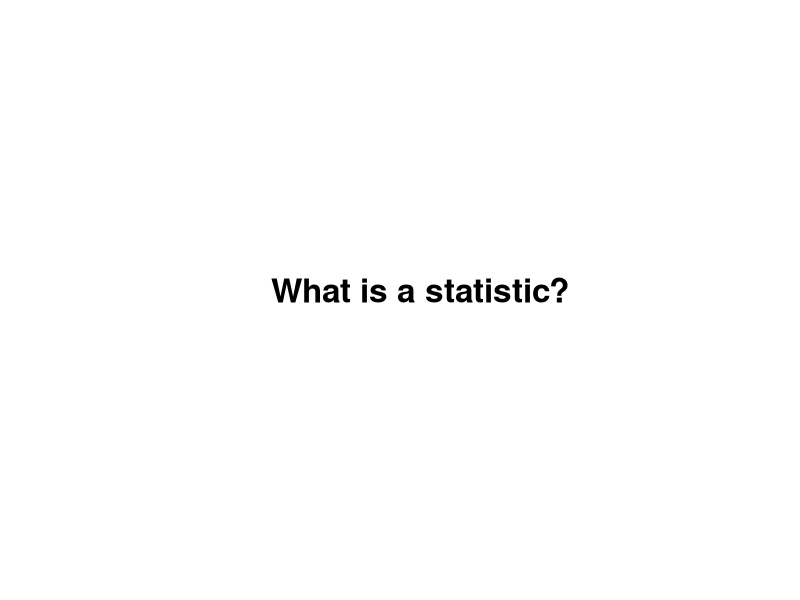
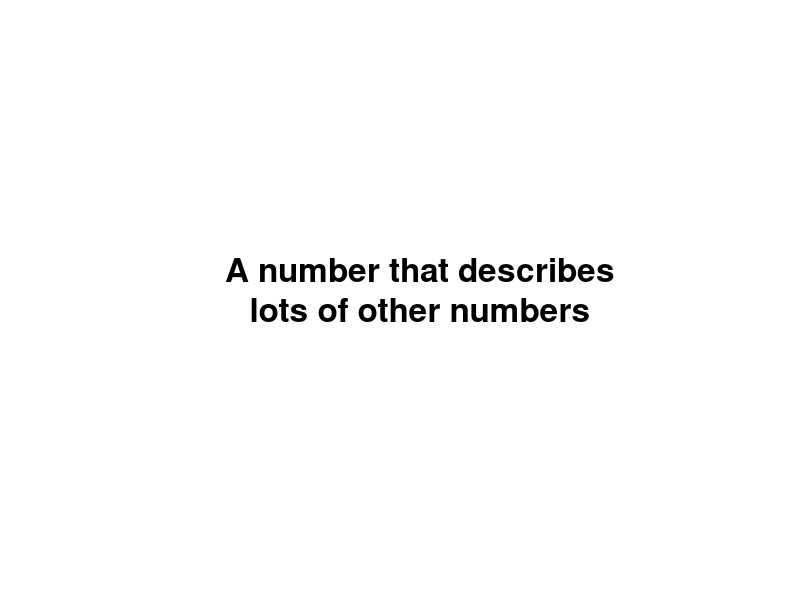
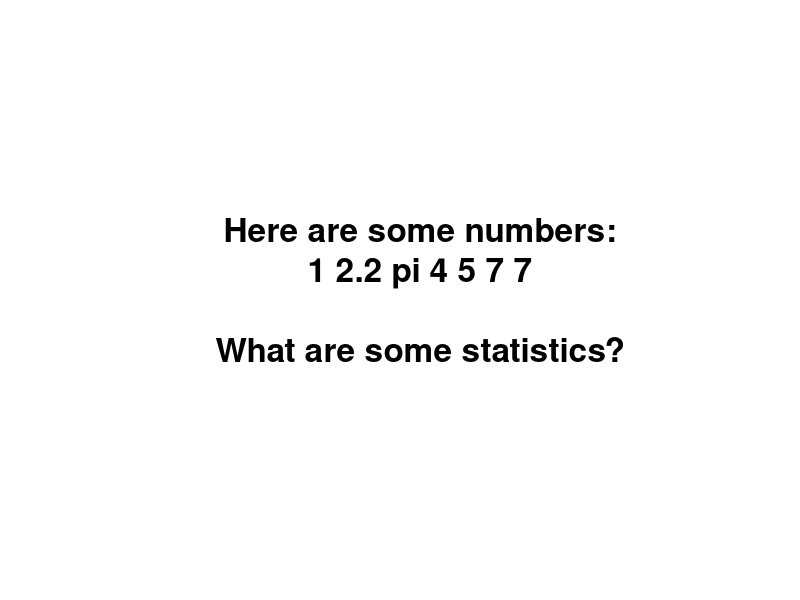
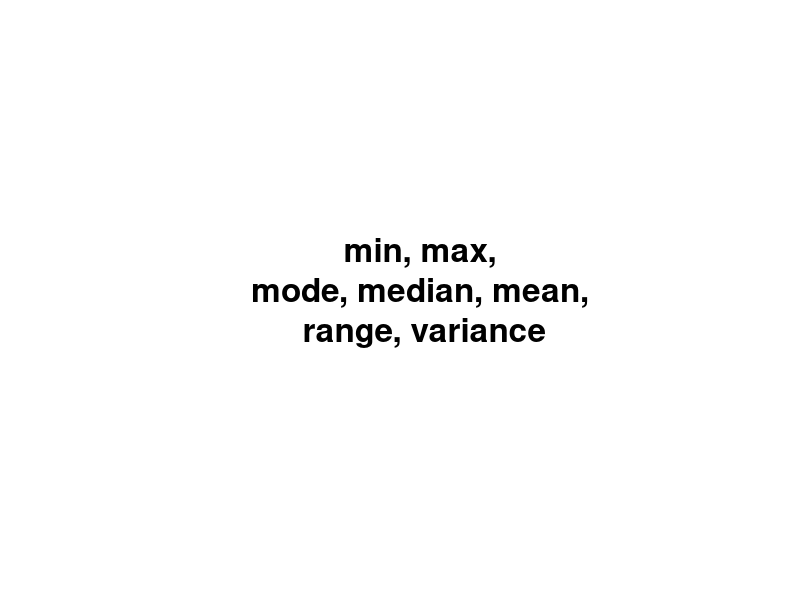
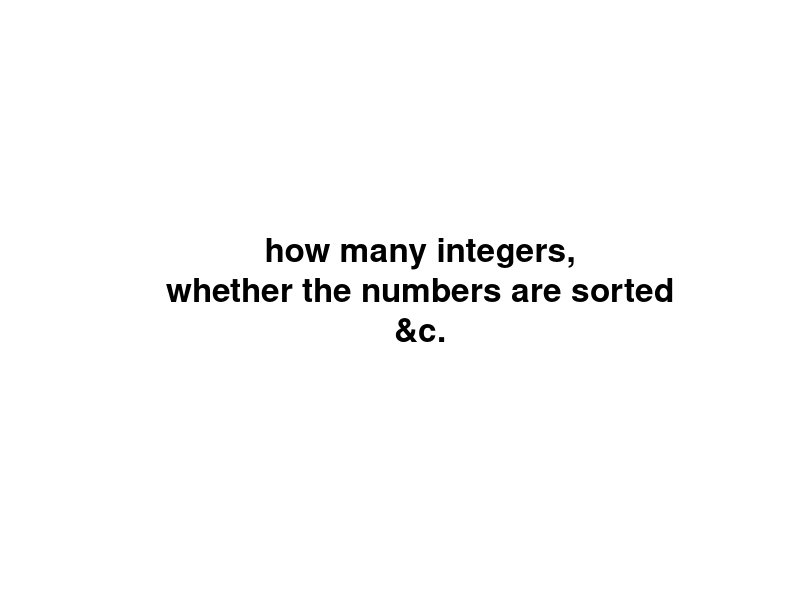
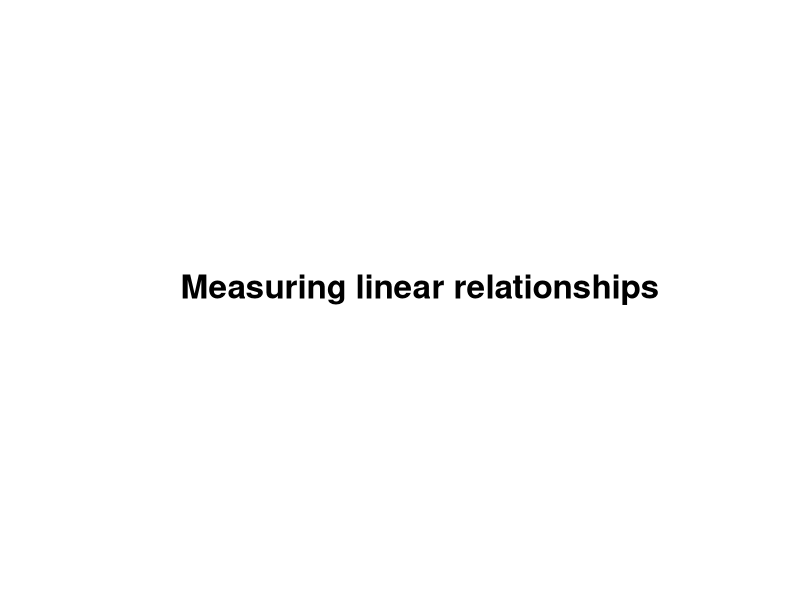
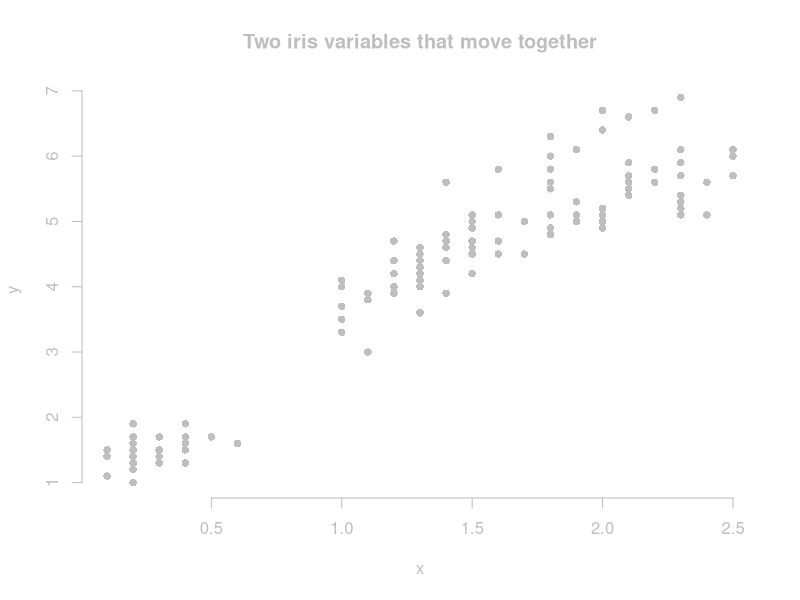
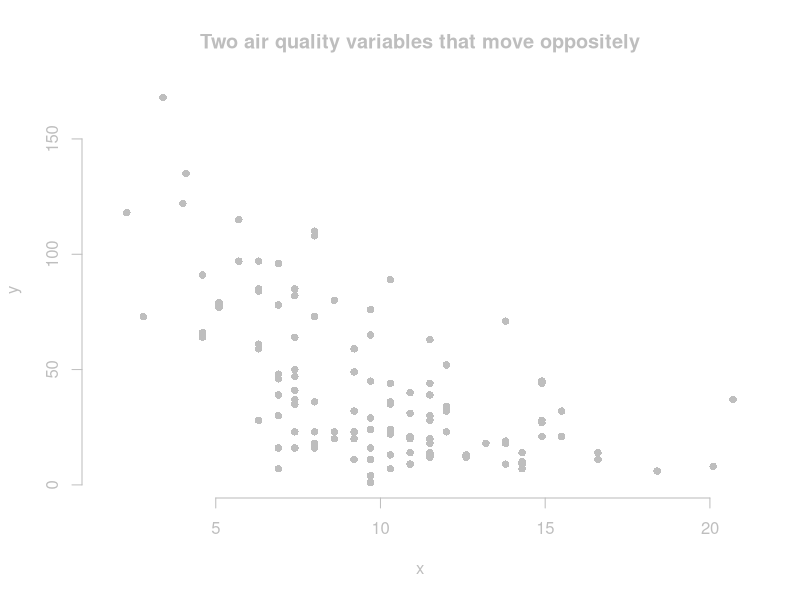

R code for these plots, in order:
attach(iris)
attach(cars)
attach(airquality)
baseplot <- function(main, y, x) {
  plot(y ~ x, type = 'p', bty = 'n',
    main = main, pch = 21, bg = 'grey', col = NULL,
    col.axis = 'grey', col.lab = 'grey', col.main = 'grey', fg = 'grey')
}
irisplot <- function(main) {
  baseplot(main, Petal.Length, Petal.Width)
}

meanplot <- function(main) {
  irisplot(main)
  abline(h = mean(Petal.Length), lty = 2)
  abline(v = mean(Petal.Width), lty = 2)
}

interjection <- function(main) {
  plot.new()
  text(0.5, 0.5, cex = 2, label = main, font = 2)
}

slides <- function() {
# Introduction
interjection('What is a statistic?')
interjection('A number that describes\nlots of other numbers')
interjection('Here are some numbers:\n1 2.2 pi 4 5 7 7\n\nWhat are some statistics?')
interjection('min, max,\nmode, median, mean,\n range, variance')
interjection('how many integers,\nwhether the numbers are sorted\n&c.')
interjection('')
interjection('Measuring linear relationships')

# Three datasets
irisplot('Two iris variables that move together')

rand <- data.frame(x = rnorm(100), y = rnorm(100))
baseplot('Two air quality variables that move oppositely', Ozone, Wind) 

baseplot('Normal random noise', rand$y, rand$x)

# Motivation for covariance
interjection('We want a number\nthat describes\nwhether two variables\nmove together.')

irisplot('It should be high for these variables')

rand <- data.frame(x = rnorm(100), y = rnorm(100))
baseplot('It should be low for these variables', Ozone, Wind) 

baseplot('It should be near zero for these variables', rand$y, rand$x)

# Computing covariance
interjection('Covariance')

irisplot('The iris variables')

meanplot('Find the means')

meanplot('Draw a rectangle')
rect(xleft = mean(Petal.Width),
     ybottom = mean(Petal.Length),
     xright = Petal.Width[c(44,72)],
     ytop = Petal.Length[c(44,72)])

irisplot('Draw all the rectangles')
valence <- (Petal.Length - mean(Petal.Length)) *
           (Petal.Width - mean(Petal.Width)) > 0
rect(xleft = mean(Petal.Width),
     ybottom = mean(Petal.Length),
     xright = Petal.Width,
     ytop = Petal.Length,
     col = rgb(1-valence, 0, valence,.1),
     lwd = 0)

plot(c(-1,1),c(-1,1),main = 'Add the blues together. (This is at a different scale.)',
  type = 'n', axes = F, xlab = '', ylab = '')
rect(xleft = -1, ybottom = -1, xright = 1, ytop = 1, lwd = 0, col = 'blue')

plot(c(-1,1),c(-1,1),main = 'Add the reds together.',
  type = 'n', axes = F, xlab = '', ylab = '')
rect(xleft = -1, ybottom = -1, xright = 1, ytop = 1, lwd = 0, col = 'blue')
rect(xleft = .8, ybottom = -1, xright = 1, ytop = -.8, lwd = 0, col = 'red')

plot(c(-1,1),c(-1,1),main = 'Subtract the reds.',
  type = 'n', axes = F, xlab = '', ylab = '')
rect(xleft = -1, ybottom = -1, xright = 1, ytop = 1, lwd = 0, col = 'blue')
rect(xleft = .8, ybottom = -1, xright = 1, ytop = -.8, lwd = 0, col = 'white')

plot(c(-1,1),c(-1,1),main = 'Divide into as many equal pieces as we have irises (n).',
  type = 'n', axes = F, xlab = '', ylab = '')
rect(xleft = -1, ybottom = -1, xright = 1, ytop = 1, lwd = 0, col = 'blue')
rect(xleft = .8, ybottom = -1, xright = 1, ytop = -.8, lwd = 0, col = 'white')
abline(v = 2 * (-.5 + ((1:nrow(iris))/nrow(iris))))

plot(c(-1,1),c(-1,1),main = 'This blue sliver is the covariance.',
  type = 'n', axes = F, xlab = '', ylab = '')
rect(xleft = -.3, xright = -.3 + (.5/nrow(iris)), ybottom = -1, ytop = 1,
  col = 'blue', lwd = 0)

interjection('Let\'s review the previous slides quickly.')
interjection('')

# Computing variance
interjection('Variance')
interjection('Variance tells us\nhow spread out\nsome numbers are.')
interjection('(Add examples here.)')
interjection('The variance of a variable is\nthe covariance of the variable\nwith itself.')

irisplot('Our two iris variables from before')
interjection('Let\'s look at just one of them.')
baseplot('The points all fall along the same line.', Petal.Length, Petal.Length)
interjection('Let\'s find the variance of Petal.Length')

baseplot('Draw all the rectangles', Petal.Length, Petal.Length)
rect(xleft = mean(Petal.Length),
     ybottom = mean(Petal.Length),
     xright = Petal.Length,
     ytop = Petal.Length,
     col = rgb(0, 0, 1,.1),
     lwd = 0)

baseplot('Why no red rectangles?', Petal.Length, Petal.Length)
rect(xleft = mean(Petal.Length),
     ybottom = mean(Petal.Length),
     xright = Petal.Length,
     ytop = Petal.Length,
     col = rgb(0, 0, 1,.1),
     lwd = 0)

plot(c(-1,1),c(-1,1),main = 'Add the blues together. (This is at a different scale.)',
  type = 'n', axes = F, xlab = '', ylab = '')
rect(xleft = -1, ybottom = -1, xright = 1, ytop = 1, lwd = 0, col = 'blue')

plot(c(-1,1),c(-1,1),main = 'We have no reds to subtract.',
  type = 'n', axes = F, xlab = '', ylab = '')
rect(xleft = -1, ybottom = -1, xright = 1, ytop = 1, lwd = 0, col = 'blue')

plot(c(-1,1),c(-1,1),main = 'Divide into as many equal pieces as we have irises (n).',
  type = 'n', axes = F, xlab = '', ylab = '')
rect(xleft = -1, ybottom = -1, xright = 1, ytop = 1, lwd = 0, col = 'blue')
abline(v = 2 * (-.5 + ((1:nrow(iris))/nrow(iris))))

plot(c(-1,1),c(-1,1),main = 'This blue sliver is the variance.',
  type = 'n', axes = F, xlab = '', ylab = '')
rect(xleft = -.3, xright = -.3 + (.5/nrow(iris)), ybottom = -1, ytop = 1,
  col = 'blue', lwd = 0)

interjection('Let\'s review again.')

interjection('')

# Non-positive relationships
interjection('(Add examples from air quality and random.)')

# Correlation
interjection('A problem with covariance')
interjection('Covariance has units!\n\n(x-unit times y-unit)')
interjection('Which relationship is stronger\n(more linear)?')

par(mfrow = 1:2)
.cov <- round(cov(Sepal.Length,Sepal.Width), 2)
irisplot(paste0('Irises (cov = ', .cov, ' cm^2)'))
.cov <- round(cov(speed,dist), 2)
baseplot(paste0('Cars (cov =', .cov, ' mph*ft)'), speed, dist)
par(mfrow = c(1,1))

interjection('Oh noes!')
interjection('Let\'s divide\ncovariance by the variances\nto standardize it.')

a <- sd(Sepal.Length)
b <- sd(Sepal.Width)
ab <- max(a,b)

corbase <- function() {
  plot(c(-ab,ab),c(-ab,ab),main = '', type = 'n', axes = F, xlab = '', ylab = '')
  rect(xright = 0, ybottom = 0, xleft = -a, ytop = a, col = 'grey', lwd = 0)
  text(-a/2,a/2,'var(Sepal.Width)')
  rect(xleft = 0, ytop = 0, xright = b, ybottom = -b, col = 'grey', lwd = 0)
  text(b/2,-b/2,'var(Sepal.Length)')
}

corbase()
rect(xleft = 0, ybottom = 0, xright = b, ytop = a, col = 'black', lwd = 0)
text(b/2,a/2,'sd(Sepal.Width)*\nsd(Sepal.Length)', col = 'white')

corbase()
rect(xleft = 0, ybottom = 0, xright = b, ytop = a, col = 'black', lwd = 0)
text(b/2,a/2,'sd(Sepal.Width)*\nsd(Sepal.Length)', col = 'white')
text(-a/2,-b/2,'cov(Sepal.Width,Sepal.Length)\ncannot be bigger than\nblack rectangle.')

interjection('Why?')

baseplot('Covariance has red rectangles.', Petal.Length, Petal.Length)
rect(xleft = mean(Petal.Length),
     ybottom = mean(Petal.Length),
     xright = Petal.Length,
     ytop = Petal.Length,
     col = rgb(0, 0, 1,.1),
     lwd = 0)

baseplot('Variance doesn\'t have red rectangles.', Petal.Length, Petal.Length)
rect(xleft = mean(Petal.Length),
     ybottom = mean(Petal.Length),
     xright = Petal.Length,
     ytop = Petal.Length,
     col = rgb(0, 0, 1,.1),
     lwd = 0)

corbase()
rect(xleft = 0, ybottom = 0, xright = b, ytop = a, col = 'black', lwd = 0)
text(b/2,a/2,'sd(Sepal.Width)*\nsd(Sepal.Length)', col = 'white')
text(-a/2,-b/2,'cov(Sepal.Width,Sepal.Length)\ncannot be bigger than\nblack rectangle.')
text('(Add covariance on top in blue)')

interjection('What if covariance is negative?')

corbase()
rect(xleft = 0, ybottom = 0, xright = b, ytop = a, col = 'black', lwd = 0)
text(b/2,a/2,'sd(Sepal.Width)*\nsd(Sepal.Length)', col = 'white')
text(-a/2,-b/2,'cov(Sepal.Width,Sepal.Length)\ncannot be bigger than\nblack rectangle.')
text('(Add covariance on top in red)')

interjection('Correlation, review')

interjection('')
interjection('If we transform the covariance a bit,\nwe can make predictions.')
interjection('y = b0  + b1 * x')
interjection('Let\'s  find b1.')

corbase()
rect(xleft = 0, ybottom = 0, xright = b, ytop = a, col = 'black', lwd = 0)
text(b/2,a/2,'sd(Sepal.Width)*\nsd(Sepal.Length)', col = 'white')
text(-a/2,-b/2,'cov(Sepal.Width,Sepal.Length)\ncannot be bigger than\nblack rectangle.')
text('(Add the thing on top)')


}


#pdf('doodles.pdf', width = 11, height = 8.5)
slides()
#dev.off()
